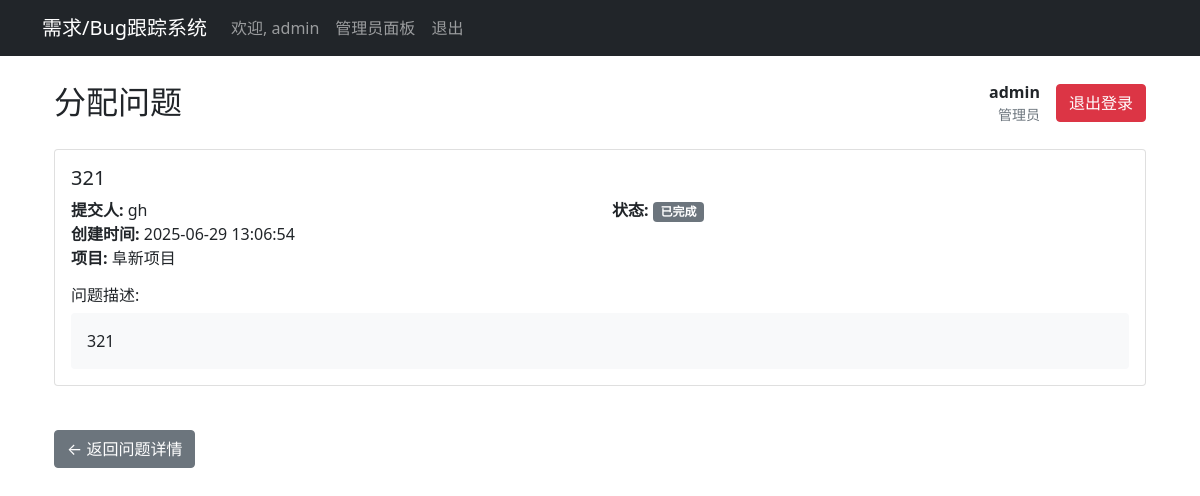
The app's page /bug/assign/13 (signed in) with its own data.
### tables this page shows
CREATE TABLE bugs (
            id INTEGER PRIMARY KEY AUTOINCREMENT,
            title TEXT NOT NULL,
            description TEXT,
            status TEXT DEFAULT '待处理',
            assigned_to INTEGER,
            created_by INTEGER,
            project TEXT,
            created_at TIMESTAMP DEFAULT CURRENT_TIMESTAMP,
            resolved_at TIMESTAMP,
            resolution TEXT,
            image_path TEXT,
            FOREIGN KEY(assigned_to) REFERENCES users(id),
            FOREIGN KEY(created_by) REFERENCES users(id));

CREATE TABLE users (
            id INTEGER PRIMARY KEY AUTOINCREMENT,
            username TEXT UNIQUE NOT NULL,
            password TEXT NOT NULL,
            role TEXT NOT NULL,
            team TEXT
        );

### app.py (the view)
@app.route('/bug/assign/<int:bug_id>')
@login_required
@role_required('负责人')
def assign_page(bug_id):
    user = get_current_user()
    if not user:
        return redirect('/login')
    conn = sqlite3.connect('bugtracker.db')
    conn.row_factory = sqlite3.Row
    c = conn.cursor()
    c.execute('''
        SELECT b.*, u1.username as creator_name, u2.username as assignee_name
        FROM bugs b
        LEFT JOIN users u1 ON b.created_by = u1.id
        LEFT JOIN users u2 ON b.assigned_to = u2.id
        WHERE b.id = ?
    ''', (bug_id,))
    bug = c.fetchone()
    c.execute('''
        SELECT id, username FROM users
        WHERE team = ? AND (role = '组内成员' OR role = '负责人')
    ''', (user['team'],))
    team_members = [{'id': row[0], 'username': row[1]} for row in c.fetchall()]
    conn.close()
    if not bug:
        return "问题不存在", 404
    return render_template('assign.html', bug=bug, team_members=team_members, user=user)

### app.py (called while the page is built, shortened)
def get_current_user():
    user_id = request.cookies.get('user_id')
    username = request.cookies.get('username')
    role = request.cookies.get('role')
    team = request.cookies.get('team')
    if not all([user_id, username, role]):
        return None
    return {
        'id': int(user_id),
        'username': username,
        'role': role,
        'team': team
    }

def login_required(f):
    @wraps(f)
    def decorated_function(*args, **kwargs):
        user = get_current_user()
        if not user:
            return redirect(url_for('login', next=request.url))
        return f(*args, **kwargs)
    return decorated_function

def role_required(role):
    def decorator(f):
        @wraps(f)
        def decorated_function(*args, **kwargs):
            user = get_current_user()
            if not user or 'role' not in user:
                abort(403)
            if user['role'] == '管理员':
                return f(*args, **kwargs)
        return decorated_function
    return decorator

### templates/assign.html (shortened to what this page needs)
{% extends "base.html" %}
{% block content %}
<div class="container mt-4">
    <div class="d-flex justify-content-between align-items-center mb-4">
        <h2 class="mb-0">分配问题  </h2>
        <div class="d-flex align-items-center gap-3">
            <div class="text-end">
                <div class="fw-bold">{{ user.username }}</div>
                <div class="text-muted small">{{ user.role }}{% if user.team %} | {{ user.team }}{% endif %}</div>
            </div>
            <a href="/logout" class="btn btn-danger">退出登录</a>
        </div>
    </div>
<div class="card mb-4">
    <div class="card-body">
        <h5 class="card-title">{{ bug.title }}</h5>
        <div class="card-text">
            <div class="row">
                <div class="col-md-6">
                    <div><strong>提交人:</strong> {{ bug.creator_name }}</div>
                    <div><strong>创建时间:</strong> {{ bug.created_at }}</div>
                    <div><strong>项目:</strong> {{ bug.project }}</div>
                </div>
                <div class="col-md-6">
                    <div><strong>状态:</strong> <span class="badge bg-secondary">{{ bug.status }}</span></div>
                </div>
            </div>
            <div class="mt-3">
                <h6>问题描述:</h6>
                <div class="bg-light p-3 rounded">{{ bug.description }}</div>
            </div>
        </div>
    </div>
</div>
    {% if user.role == '负责人' %}
<div class="card">
    <div class="card-body">
        <h5 class="card-title mb-4">分配问题</h5>
        <form id="assignForm" action="/bug/assign/{{ bug.id }}" method="POST">
            <div class="mb-3">
                <label for="assigned_to" class="form-label">指派给</label>
                <select class="form-select" id="assigned_to" name="assigned_to" required>
                    {% for member in team_members %}
                    <option value="{{ member.id }}">{{ member.username }}</option>
                    {% endfor %}
                </select>
            </div>
            <div class="d-grid gap-2 d-md-flex justify-content-md-end">
                <button type="submit" class="btn btn-primary me-md-2">确认指派</button>
                <a href="/bug/{{ bug.id }}" class="btn btn-outline-secondary">返回详情</a>
            </div>
        </form>
        <script>
            document.getElementById('assignForm').addEventListener('submit', function(e) {
                e.preventDefault();
                fetch(this.action, {
                    method: 'POST',
                    body: new FormData(this)
                })
                .then(response => response.json())
                .then(data => {
                    if(data.success) {
                        alert('已完成指派！');
                        window.location.href = data.redirect;
                    }
                });
            });
        </script>
    </div>
    {% else %}
    <a href="/bug/{{ bug.id }}" class="btn btn-secondary" style="margin-top: 20px; display: inline-block;">← 返回问题详情</a>
    {% endif %}
</div>
{% endblock %}

### records on screen
bugs: title "321", created_at "2025-06-29 13:06:54", project "阜新项目", status "已完成", description "321"
users: creator_name "gh"

### other values on screen
{{ user.username }} "admin"
{{ user.role }} "管理员"
